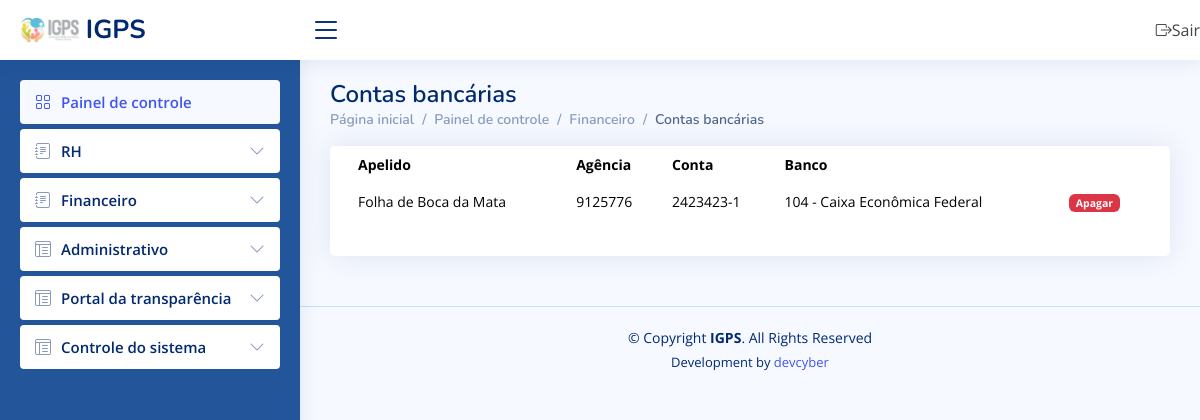
The app's page /contas_bancarias/ (signed in) with its own data.
### corpo/models.py (models this page shows)
class ContaBancaria(models.Model):
    agencia = models.CharField(max_length=200)
    conta = models.CharField(max_length=200)
    banco = models.CharField(max_length=200)
    apelido = models.CharField(max_length=200)
    status = models.CharField(max_length=200)

### corpo/views.py (the view)
# urls.py: url(r'contas_bancarias/', views.contas_bancarias, name="contas_bancarias"),
@login_required
def contas_bancarias(request):
    localizar_ip = LocationService()
    resultado = localizar_ip.get_location(str(request.META.get('REMOTE_ADDR')))
    Logs(usuario=request.user, data_hora=datetime.now(), dados_post='', dados_pc_acesso=request.META.get('HTTP_USER_AGENT', ''), ip=request.META.get('REMOTE_ADDR'), tipo_acesso=request.method, pagina=request.path, endereco=resultado).save()
    return render(request, 'contas_bancarias.html', {'permissao': request.user.last_name, 'contas': ContaBancaria.objects.filter(status='').order_by('-id')})

### corpo/ip_to_endereco.py (called while the page is built)
    def get_location(self, ip_address):
        try:
            response = self.reader.city(ip_address)
            return str(response.city.name) + ', ' + str(response.subdivisions.most_specific.name) + ' - ' + str(response.country.name)
        except geoip2.errors.AddressNotFoundError:
            return "rastreamento sem exito"

### corpo/templates/contas_bancarias.html
{% extends 'painel.html' %}
{% block link %}
<h1>Contas bancárias</h1>
<nav>
<ol class="breadcrumb">
    <li class="breadcrumb-item"><a href="https://igps.net.br/painel/">Página inicial</a></li>
    <li class="breadcrumb-item">Painel de controle</li>
    <li class="breadcrumb-item">Financeiro</li>
    <li class="breadcrumb-item active">Contas bancárias</li>
</ol>
</nav>
{% endblock %}
{% block content %}
<div class="col-12">
  <div class="card recent-sales overflow-auto">
    <div class="card-body">
      <table class="table table-borderless datatable">
        <thead>
          <tr>
            <th scope="col">Apelido</th>
            <th scope="col">Agência</th>
            <th scope="col">Conta</th>
            <th scope="col">Banco</th>
            <th scope="col"></th>
          </tr>
        </thead>
        <tbody>
          {% for c in contas %}
          <tr>
            <td>{{ c.apelido }}</td>
            <td>{{ c.agencia }}</td>
            <td>{{ c.conta }}</td>
            <td>{{ c.banco }}</td>
            <td><a href="/deletar_conta_bancaria/{{ c.id }}/" class="badge bg-danger">Apagar</a></td>
          </tr>
          {% endfor %}
        </tbody>
      </table>
    </div>
  </div>
</div>
{% endblock %}

### corpo/static/css/style_painel.css (style rules this page uses)
:root { scroll-behavior: smooth; }
body { font-family: "Open Sans", sans-serif; background: #f6f9ff; color: #444444; }
h1, h2, h3, h4, h5, h6 { font-family: "Nunito", sans-serif; }
.pagetitle h1 { font-size: 24px; margin-bottom: 0; font-weight: 600; color: #012970; }
.card { margin-bottom: 30px; border: none; border-radius: 5px; box-shadow: 0px 0 30px rgba(1, 41, 112, 0.1); }
.card-body { padding: 0 20px 20px 20px; }
.breadcrumb { font-size: 14px; font-family: "Nunito", sans-serif; color: #899bbd; font-weight: 600; }
.breadcrumb a { color: #899bbd; transition: 0.3s; }
.breadcrumb .breadcrumb-item::before { color: #899bbd; }
.breadcrumb .active { color: #51678f; font-weight: 600; }
.dashboard .recent-sales { font-size: 14px; }
.dashboard .recent-sales .table thead { background: #f6f6fe; }
.dashboard .recent-sales .table thead th { border: 0; }

### records on screen
ContaBancaria: apelido "Folha de Boca da Mata", agencia "9125776", conta "2423423-1", banco "104 - Caixa Econômica Federal"
